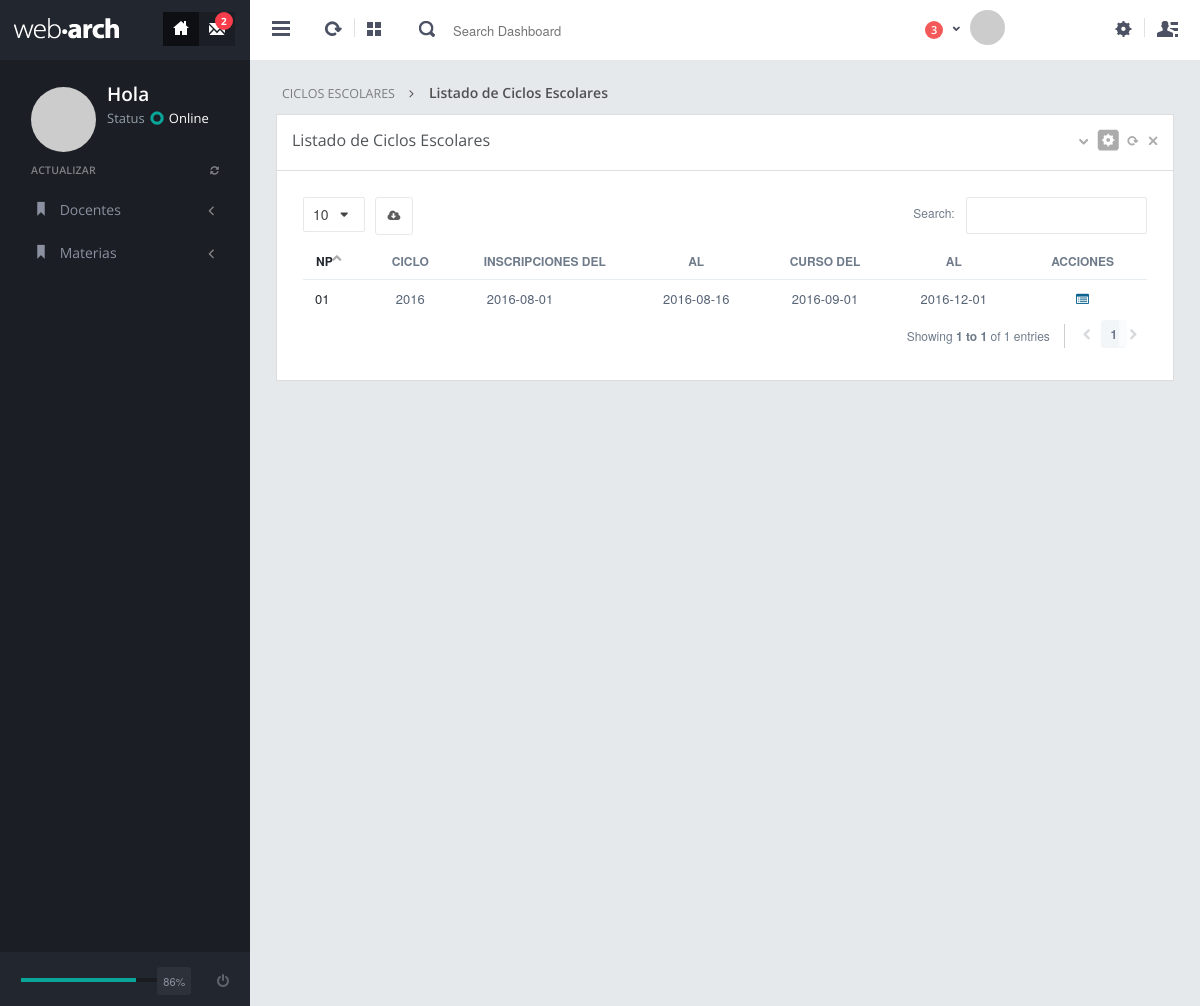
Page /cescolarxlistado.php on the committed database.
### tables this page shows
CREATE TABLE `cicloescolar` (
  `idcicloescolar` int(11) NOT NULL AUTO_INCREMENT,
  `fh` timestamp NOT NULL DEFAULT CURRENT_TIMESTAMP,
  `ciclo` varchar(250) NOT NULL,
  `finscripcioni` date NOT NULL,
  `finscripcionf` date NOT NULL,
  `fcicloi` date NOT NULL,
  `fciclof` date NOT NULL,
  `activo` tinyint(1) NOT NULL DEFAULT '1',
  PRIMARY KEY (`idcicloescolar`)
);

### clases/cnx.php (called while the page is built)
<?php
return array(
    'db' => array(
        'dsn' => 'mysql:host=localhost;dbname=ittg_sia',
        'username' => 'sia_root',
        'password' => 'sia_password',
        'prefix' => null,
        'collation' => 'utf8',
        'options' => array(PDO::ATTR_ERRMODE => PDO::ERRMODE_WARNING)
    	),
    'dummy' => null,
    'otro' => 'aqui valor de la configuración'
	);
?>

### clases/config.php (called while the page is built, shortened)
<?php
class Config{
    private static $_instance = null;
    public $options = array();
    private function __construct($filepath){
        $this->options = include $filepath;
    	}
    public static function getInstance($filepath = 'cnx.php'){
        if (!isset(self::$_instance)){
            self::$_instance = new self($filepath);
        	}
        return self::$_instance;
    	}
    public function __get($key){
        if (isset($this->options[$key])){
            return $this->options[$key];
        	}
		else{
            trigger_error("la variable $key no existe!", E_USER_NOTICE);
        	}
    	}
	}
?>

### clases/db.php (called while the page is built, shortened)
<?php
class Db{
    private static $link = null;
    private static function getLink(){
        if (self :: $link){
            return self :: $link;
        	}
        $config = Config::getInstance();
        self :: $link = new PDO ($config->db['dsn'],
								 $config->db['username'],
								 $config->db['password'],
								 $config->db['options']);
        self :: $link->exec("SET NAMES utf8");
        self :: $link->exec("SET CHARACTER SET utf8");
        return self :: $link;
	    }
    public static function __callStatic($name, $args){
        $callback = array(self :: getLink(), $name);
        return call_user_func_array($callback, $args);
    	}
	}
?>

### clases/ciclo.php (called while the page is built, shortened)
<?php
class Ciclo{
    public function getListadoCiclos(){
        $stmt = Db::prepare("SELECT * FROM cicloescolar");
        $stmt->execute();
        return $stmt->fetchAll(PDO::FETCH_ASSOC);
    	}
	}
?>

### clases/permiso.php (called while the page is built, shortened)
<?php
class Permiso{
public function validar($idmodulo,$idusuario){
		$permiso = 0;
        $stmt = Db::prepare("SELECT admpermiso.fkmodulo FROM admusuariogrupo
								INNER JOIN admpermiso ON admusuariogrupo.fkgrupo = admpermiso.fkgrupo
								WHERE admpermiso.fkmodulo = :idmodulo AND admusuariogrupo.fkusuario = :idusuario
								AND admpermiso.activo = 1 AND admusuariogrupo.activo = 1");
        $stmt->bindParam(':idmodulo', $idmodulo);
		$stmt->bindParam(':idusuario', $idusuario);
        $stmt->execute();
		$datos = $stmt->fetchAll(PDO::FETCH_ASSOC);
        $stmt = Db::prepare("SELECT fkmodulo FROM admusuariomodulo
								WHERE fkmodulo = :idmodulo AND fkusuario = :idusuario AND activo = 1");
        $stmt->bindParam(':idmodulo', $idmodulo);
		$stmt->bindParam(':idusuario', $idusuario);
        $stmt->execute();
		$datos = $stmt->fetchAll(PDO::FETCH_ASSOC);
		if($permiso == 0){
			return FALSE;
			}
    	}
	}
?>

### cescolarxlistado.php (the view, shortened to what this page needs)
<?php
require 'clases/config.php';
require 'clases/db.php';
require 'clases/ciclo.php';
require 'clases/permiso.php';
$objP = new Permiso();
$obj = new Ciclo();
$datos = $obj->getListadoCiclos();
$listado = count($datos);
?>
<!DOCTYPE html>
<html>
<head>
<link href="assets/plugins/bootstrap-select2/select2.css" rel="stylesheet" type="text/css" media="screen"/>
<link href="assets/plugins/jquery-slider/css/jquery.sidr.light.css" rel="stylesheet" type="text/css" media="screen"/>
<link href="assets/plugins/jquery-datatable/css/jquery.dataTables.css" rel="stylesheet" type="text/css"/>
<link href="assets/plugins/boostrap-checkbox/css/bootstrap-checkbox.css" rel="stylesheet" type="text/css" media="screen"/>
<link href="assets/plugins/datatables-responsive/css/datatables.responsive.css" rel="stylesheet" type="text/css" media="screen"/>
<link href="assets/plugins/boostrapv3/css/bootstrap.min.css" rel="stylesheet" type="text/css"/>
<link href="assets/plugins/boostrapv3/css/bootstrap-theme.min.css" rel="stylesheet" type="text/css"/>
<link href="assets/plugins/font-awesome/css/font-awesome.css" rel="stylesheet" type="text/css"/>
<link href="assets/css/animate.min.css" rel="stylesheet" type="text/css"/>
<link href="assets/css/style.css" rel="stylesheet" type="text/css"/>
<link href="assets/css/responsive.css" rel="stylesheet" type="text/css"/>
<link href="assets/css/custom-icon-set.css" rel="stylesheet" type="text/css"/>
</head>
<body class="">
	<?php include('_header.php'); ?>
<div class="page-container row-fluid">
	<?php include('_sidebarxl.php'); ?>
  <div class="page-content">
    <div class="content">
      <ul class="breadcrumb">
        <li>
          <p>CICLOS ESCOLARES</p>
        </li>
        <li><a href="#" class="active">Listado de Ciclos Escolares</a> </li>
      </ul>
      <div class="row-fluid">
        <div class="span12">
          <div class="grid simple ">
            <div class="grid-title">
              <h4>Listado de Ciclos Escolares <span class="semi-bold"></span></h4>
              <div class="tools"> <a href="javascript:;" class="collapse"></a> <a href="#grid-config" data-toggle="modal" class="config"></a> <a href="javascript:;" class="reload"></a> <a href="javascript:;" class="remove"></a> </div>
            </div>
            <div class="grid-body ">
                <table class="table table-hover table-condensed" id="example">
                  <thead>
                    <tr>
                      <th class="text-center" style="width:1%">NP</th>
                      <th class="text-center" style="width:10%">Ciclo</th>
                      <th style="width:10%" data-hide="phone,tablet">Inscripciones Del</th>
                      <th class="text-center" style="width:10%" data-hide="phone,tablet">Al</th>
                      <th class="text-center" style="width:10%" data-hide="phone,tablet">Curso Del</th>
                      <th class="text-center" style="width:10%" data-hide="phone,tablet">Al</th>
                      <th class="text-center" style="width:10%" data-hide="phone,tablet">Acciones</th>
                    </tr>
                  </thead>
                  <tbody>
					<?php
                    for($i=0; $i<$listado; $i++){
                        $np = $i + 1;
						$np=sprintf("%02d",$np);
						echo "<tr>";
						echo "<td><span>".$np."</span></td>";
                        echo "<td align='center'><span>".$datos[$i]['ciclo']."</span></td>";
                        echo "<td><span>".$datos[$i]['finscripcioni']."</span></td>";
                        echo "<td align='center'><span>".$datos[$i]['finscripcionf']."</span></td>";
                        echo "<td align='center'><span>".$datos[$i]['fcicloi']."</span></td>";
                        echo "<td align='center'><span>".$datos[$i]['fciclof']."</span></td>";
                        echo "<td align='center'>
							<a href='#' title='Detalle'><i class='fa fa-list-alt'></i></a>
							</td>";
                        echo "</tr>";
                        }
                    ?>
                  </tbody>
                </table>
            </div>
          </div>
        </div>
      </div>
  </div>
</div>
</body>
</html>

### assets/css/responsive.css (style rules this page uses)
@media (min-width: 980px) { .page-content { margin-left: 250px; min-height: 1006px; } }

### rows in the picture
cicloescolar: np "01", ciclo "2016", finscripcioni "2016-08-01", finscripcionf "2016-08-16", fcicloi "2016-09-01", fciclof "2016-12-01"
